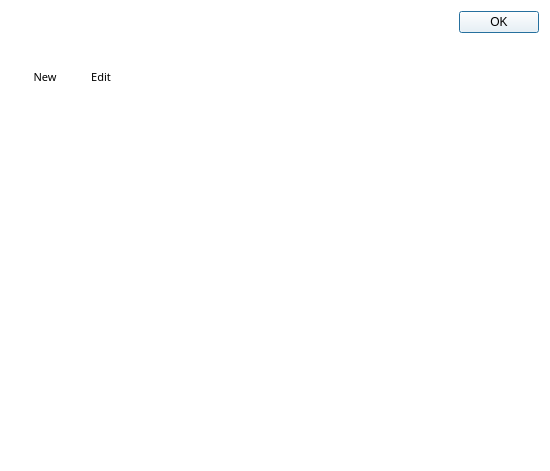
<?xml version="1.0" encoding="UTF-8"?>
<ui version="4.0">
 <class>taillist</class>
 <widget class="QDialog" name="taillist">
  <property name="geometry">
   <rect>
    <x>0</x>
    <y>0</y>
    <width>550</width>
    <height>471</height>
   </rect>
  </property>
  <property name="sizePolicy">
   <sizepolicy hsizetype="Fixed" vsizetype="Preferred">
    <horstretch>0</horstretch>
    <verstretch>0</verstretch>
   </sizepolicy>
  </property>
  <property name="minimumSize">
   <size>
    <width>550</width>
    <height>471</height>
   </size>
  </property>
  <property name="maximumSize">
   <size>
    <width>550</width>
    <height>471</height>
   </size>
  </property>
  <property name="font">
   <font>
    <family>Century Gothic</family>
    <pointsize>9</pointsize>
   </font>
  </property>
  <property name="windowTitle">
   <string>Tail Number List</string>
  </property>
  <property name="windowIcon">
   <iconset>
    <normaloff>images/kabtrak.ico</normaloff>images/kabtrak.ico</iconset>
  </property>
  <property name="styleSheet">
   <string notr="true">background-color: rgb(255, 255, 255);</string>
  </property>
  <layout class="QVBoxLayout" name="verticalLayout">
   <item>
    <widget class="QDialogButtonBox" name="buttonBox">
     <property name="minimumSize">
      <size>
       <width>0</width>
       <height>0</height>
      </size>
     </property>
     <property name="font">
      <font>
       <family>Century Gothic</family>
       <pointsize>9</pointsize>
      </font>
     </property>
     <property name="styleSheet">
      <string notr="true">background-color: rgb(255, 255, 255);</string>
     </property>
     <property name="standardButtons">
      <set>QDialogButtonBox::Ok</set>
     </property>
    </widget>
   </item>
   <item>
    <widget class="QWidget" name="widget" native="true">
     <property name="sizePolicy">
      <sizepolicy hsizetype="Preferred" vsizetype="Fixed">
       <horstretch>0</horstretch>
       <verstretch>65</verstretch>
      </sizepolicy>
     </property>
     <property name="maximumSize">
      <size>
       <width>16777215</width>
       <height>70</height>
      </size>
     </property>
     <property name="styleSheet">
      <string notr="true">background-color: rgb(255, 255, 255);</string>
     </property>
     <layout class="QGridLayout" name="gridLayout_4">
      <item row="0" column="0">
       <layout class="QHBoxLayout" name="horizontalLayout">
        <item>
         <widget class="QToolButton" name="btnNew">
          <property name="minimumSize">
           <size>
            <width>50</width>
            <height>55</height>
           </size>
          </property>
          <property name="maximumSize">
           <size>
            <width>50</width>
            <height>50</height>
           </size>
          </property>
          <property name="font">
           <font>
            <family>Century Gothic</family>
            <pointsize>8</pointsize>
           </font>
          </property>
          <property name="text">
           <string>New</string>
          </property>
          <property name="icon">
           <iconset resource="resources.qrc">
            <normaloff>:/images/images/new.svg</normaloff>:/images/images/new.svg</iconset>
          </property>
          <property name="iconSize">
           <size>
            <width>32</width>
            <height>32</height>
           </size>
          </property>
          <property name="toolButtonStyle">
           <enum>Qt::ToolButtonTextUnderIcon</enum>
          </property>
          <property name="autoRaise">
           <bool>true</bool>
          </property>
         </widget>
        </item>
        <item>
         <widget class="QToolButton" name="btnEdit">
          <property name="minimumSize">
           <size>
            <width>50</width>
            <height>55</height>
           </size>
          </property>
          <property name="maximumSize">
           <size>
            <width>50</width>
            <height>50</height>
           </size>
          </property>
          <property name="font">
           <font>
            <family>Century Gothic</family>
            <pointsize>8</pointsize>
           </font>
          </property>
          <property name="text">
           <string>Edit</string>
          </property>
          <property name="icon">
           <iconset resource="resources.qrc">
            <normaloff>:/images/images/edit.svg</normaloff>:/images/images/edit.svg</iconset>
          </property>
          <property name="iconSize">
           <size>
            <width>32</width>
            <height>32</height>
           </size>
          </property>
          <property name="toolButtonStyle">
           <enum>Qt::ToolButtonTextUnderIcon</enum>
          </property>
          <property name="autoRaise">
           <bool>true</bool>
          </property>
         </widget>
        </item>
        <item>
         <spacer name="horizontalSpacer">
          <property name="orientation">
           <enum>Qt::Horizontal</enum>
          </property>
          <property name="sizeHint" stdset="0">
           <size>
            <width>40</width>
            <height>20</height>
           </size>
          </property>
         </spacer>
        </item>
       </layout>
      </item>
     </layout>
    </widget>
   </item>
   <item>
    <widget class="QTableView" name="tableViewTail">
     <property name="font">
      <font>
       <family>Century Gothic</family>
      </font>
     </property>
     <property name="frameShape">
      <enum>QFrame::NoFrame</enum>
     </property>
     <property name="frameShadow">
      <enum>QFrame::Plain</enum>
     </property>
     <property name="selectionBehavior">
      <enum>QAbstractItemView::SelectRows</enum>
     </property>
    </widget>
   </item>
  </layout>
 </widget>
 <resources>
  <include location="resources.qrc"/>
 </resources>
 <connections/>
</ui>
